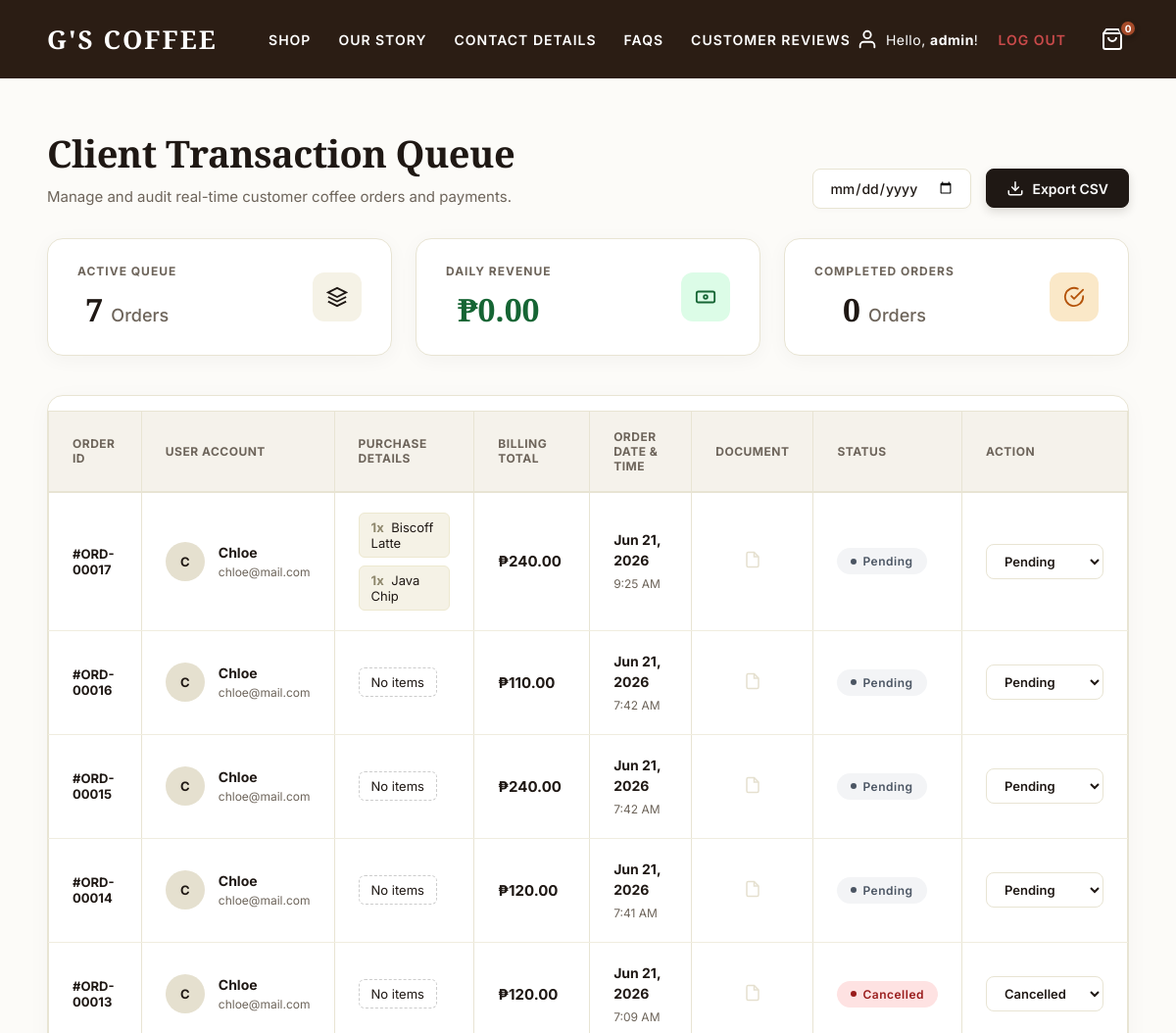
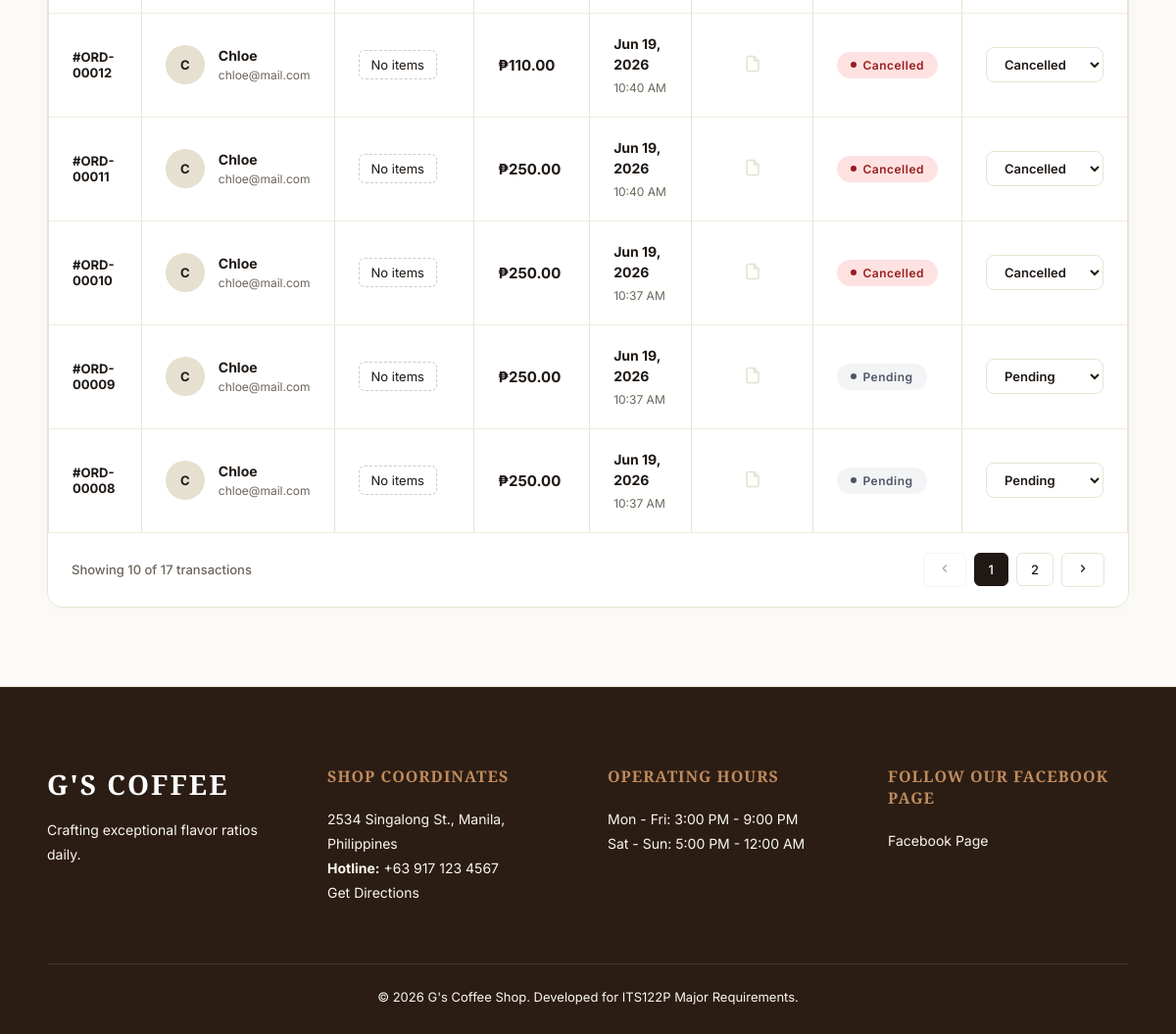
The page /admin.php (signed in) on the database its author committed (2 pictures, top to bottom).
### tables this page shows
CREATE TABLE `orders` (
  `id` int(11) NOT NULL,
  `user_id` int(11) NOT NULL,
  `order_date` timestamp NOT NULL DEFAULT current_timestamp(),
  `total_price` decimal(10,2) NOT NULL,
  `payment_method` varchar(50) NOT NULL,
  `pickup_type` varchar(50) NOT NULL DEFAULT 'Store Pickup',
  `receipt_file` varchar(255) DEFAULT NULL,
  `status` enum('Pending','Approved','Preparing','Completed','Cancelled') DEFAULT 'Pending'
);

CREATE TABLE `users` (
  `id` int(11) NOT NULL,
  `username` varchar(50) NOT NULL,
  `email` varchar(100) NOT NULL,
  `password` varchar(255) NOT NULL,
  `role` enum('user','admin') DEFAULT 'user',
  `created_at` timestamp NOT NULL DEFAULT current_timestamp(),
  `address` varchar(255) DEFAULT NULL,
  `phone_number` varchar(20) DEFAULT NULL
);

CREATE TABLE `order_items` (
  `id` int(11) NOT NULL,
  `order_id` int(11) DEFAULT NULL,
  `product_name` varchar(255) DEFAULT NULL,
  `size` varchar(50) DEFAULT NULL,
  `ice` varchar(50) DEFAULT NULL,
  `sugar` varchar(50) DEFAULT NULL,
  `quantity` int(11) DEFAULT NULL,
  `price` decimal(10,2) DEFAULT NULL
);

### admin.php (the view, shortened to what this page needs)
<?php
$filter_date = isset($_GET['filter_date']) ? $_GET['filter_date'] : '';
$whereClause = "";
include 'header.php';
$limit = 10;
$page = isset($_GET['page']) && is_numeric($_GET['page']) ? (int)$_GET['page'] : 1;
$offset = ($page - 1) * $limit;
$countQuery = "SELECT COUNT(*) as total FROM orders o" . $whereClause;
$totalResult = $conn->query($countQuery);
$total_rows = $totalResult->fetch_assoc()['total'];
$total_pages = ceil($total_rows / $limit);
$orderQuery = "SELECT o.*, u.username FROM orders o JOIN users u ON o.user_id = u.id
               $whereClause
               ORDER BY o.order_date DESC
               LIMIT $limit OFFSET $offset";
$ordersList = $conn->query($orderQuery);
$statsQuery = $conn->query("SELECT
    COUNT(*) as total_orders,
    SUM(CASE WHEN status NOT IN ('Completed', 'Cancelled') THEN 1 ELSE 0 END) as active_queue,
    SUM(CASE WHEN status = 'Completed' THEN total_price ELSE 0 END) as daily_revenue,
    SUM(CASE WHEN status = 'Completed' THEN 1 ELSE 0 END) as completed_count
    FROM orders o $whereClause");
$stats = $statsQuery->fetch_assoc();
function getInitials($name) {
    $words = explode(" ", trim($name));
    $initials = "";
    foreach ($words as $w) {
        if(!empty($w)) $initials .= strtoupper($w[0]);
    }
    return substr($initials, 0, 2);
}
?>
<div class="admin-wrapper">
    <div class="admin-header-flex">
        <div>
            <h1 class="admin-title">Client Transaction Queue</h1>
            <p class="admin-subtitle">Manage and audit real-time customer coffee orders and payments.</p>
        </div>
        <div class="action-buttons">
            <form method="GET" id="filterForm" style="margin: 0; display: flex; align-items: center; gap: 10px;">
                <input type="date" name="filter_date" value="<?php echo htmlspecialchars($filter_date); ?>" onchange="this.form.submit()" class="date-filter-input">
            </form>
            <a href="?export_csv=1&filter_date=<?php echo urlencode($filter_date); ?>" class="top-btn">
                <svg width="18" height="18" viewBox="0 0 24 24" fill="none" stroke="currentColor" stroke-width="2"><path d="M21 15v4a2 2 0 0 1-2 2H5a2 2 0 0 1-2-2v-4"></path><polyline points="7 10 12 15 17 10"></polyline><line x1="12" y1="15" x2="12" y2="3"></line></svg>
                Export CSV
            </a>
        </div>
    </div>
    <div class="stats-grid">
        <div class="stat-card">
            <div>
                <small>Active Queue</small>
                <h2><?php echo $stats['active_queue'] ?: 0; ?> <span style="font-size:18px; font-family: 'Inter', sans-serif; font-weight: 500; color: var(--text-muted);">Orders</span></h2>
            </div>
            <div class="stat-icon" style="background: #f5f2e6;">
                <svg width="22" height="22" viewBox="0 0 24 24" fill="none" stroke="var(--text-dark)" stroke-width="2"><polygon points="12 2 2 7 12 12 22 7 12 2"></polygon><polyline points="2 17 12 22 22 17"></polyline><polyline points="2 12 12 17 22 12"></polyline></svg>
            </div>
        </div>
        <div class="stat-card">
            <div>
                <small>Daily Revenue</small>
                <h2 style="color: #166534;">₱<?php echo number_format($stats['daily_revenue'] ?: 0, 2); ?></h2>
            </div>
            <div class="stat-icon" style="background: #dcfce7;">
                <svg width="22" height="22" viewBox="0 0 24 24" fill="none" stroke="#166534" stroke-width="2"><rect x="2" y="6" width="20" height="12" rx="2"></rect><circle cx="12" cy="12" r="2"></circle><path d="M6 12h.01M18 12h.01"></path></svg>
            </div>
        </div>
        <div class="stat-card">
            <div>
                <small>Completed Orders</small>
                <h2><?php echo $stats['completed_count'] ?: 0; ?> <span style="font-size:18px; font-family: 'Inter', sans-serif; font-weight: 500; color: var(--text-muted);">Orders</span></h2>
            </div>
            <div class="stat-icon" style="background: #fae8c8;">
                <svg width="22" height="22" viewBox="0 0 24 24" fill="none" stroke="#b45309" stroke-width="2" stroke-linecap="round" stroke-linejoin="round"><path d="M22 11.08V12a10 10 0 1 1-5.93-9.14"></path><polyline points="22 4 12 14.01 9 11.01"></polyline></svg>
            </div>
        </div>
    </div>
    <div class="table-container">
        <div style="overflow-x: auto;">
            <table class="admin-data-table">
                <thead>
                    <tr>
                        <th>Order ID</th>
                        <th>User Account</th>
                        <th>Purchase Details</th>
                        <th>Billing Total</th>
                        <th>Order Date & Time</th>
                        <th>Document</th>
                        <th>Status</th>
                        <th>Action</th>
                    </tr>
                </thead>
                <tbody>
                    <?php if ($ordersList->num_rows === 0): ?>
                        <tr>
                            <td colspan="8" style="text-align: center; padding: 60px 20px;">
                                <div style="display: flex; flex-direction: column; align-items: center; gap: 15px;">
                                    <svg width="48" height="48" viewBox="0 0 24 24" fill="none" stroke="#d1cbb8" stroke-width="1.5"><rect x="3" y="3" width="18" height="18" rx="2" ry="2"></rect><line x1="9" y1="3" x2="9" y2="21"></line></svg>
                                    <span style="color: var(--text-muted); font-size: 15px; font-weight: 500;">No transactions found for this view.</span>
                                </div>
                            </td>
                        </tr>
                    <?php else: ?>
                        <?php while ($ord = $ordersList->fetch_assoc()): ?>
                            <tr>
                                <td style="font-weight: 700; color: var(--text-dark); font-family: 'Inter', monospace; font-size: 13px;">
                                    #ORD-<br><?php echo str_pad($ord['id'], 5, '0', STR_PAD_LEFT); ?>
                                </td>
                                <td>
                                    <div class="user-cell">
                                        <div class="avatar"><?php echo getInitials($ord['username']); ?></div>
                                        <div class="user-info">
                                            <strong><?php echo htmlspecialchars($ord['username']); ?></strong>
                                            <span><?php echo strtolower(str_replace(' ', '.', $ord['username'])) . '@mail.com'; ?></span>
                                        </div>
                                    </div>
                                </td>
                                <td>
                                    <div class="items-container">
                                        <?php
                                        $itStmt = $conn->prepare("SELECT quantity, product_name FROM order_items WHERE order_id = ?");
                                        $itStmt->bind_param("i", $ord['id']);
                                        $itStmt->execute();
                                        $itRes = $itStmt->get_result();
                                        if ($itRes->num_rows > 0) {
                                            while ($it = $itRes->fetch_assoc()) {
                                                echo "<span class='item-badge'><strong>{$it['quantity']}x</strong> {$it['product_name']}</span>";
                                            }
                                        } else {
                                            echo "<span class='item-badge' style='background: transparent; border: 1px dashed #ccc;'>No items</span>";
                                        }
                                        ?>
                                    </div>
                                </td>
                                <td style="font-weight: 700; font-size: 15px;">₱<?php echo number_format($ord['total_price'], 2); ?></td>
                                <td class="order-time-cell">
                                    <strong><?php echo date('M d, Y', strtotime($ord['order_date'])); ?></strong>
                                    <span><?php echo date('g:i A', strtotime($ord['order_date'])); ?></span>
                                </td>
                                <td style="text-align: center;">
                                    <?php if ($ord['payment_method'] === 'Online' && !empty($ord['receipt_file'])): ?>
                                        <a href="uploads/<?php echo htmlspecialchars($ord['receipt_file']); ?>" target="_blank" title="View Document" style="display: inline-block; padding: 8px; border-radius: 6px; background: #fef9f3; border: 1px solid #f5eadd; transition: transform 0.2s;">
                                            <svg width="18" height="18" viewBox="0 0 24 24" fill="none" stroke="#d97706" stroke-width="2"><path d="M14 2H6a2 2 0 0 0-2 2v16a2 2 0 0 0 2 2h12a2 2 0 0 0 2-2V8z"></path><polyline points="14 2 14 8 20 8"></polyline><line x1="16" y1="13" x2="8" y2="13"></line><line x1="16" y1="17" x2="8" y2="17"></line><polyline points="10 9 9 9 8 9"></polyline></svg>
                                        </a>
                                    <?php else: ?>
                                        <svg width="18" height="18" viewBox="0 0 24 24" fill="none" stroke="#e5e0cf" stroke-width="2"><path d="M14 2H6a2 2 0 0 0-2 2v16a2 2 0 0 0 2 2h12a2 2 0 0 0 2-2V8z"></path><polyline points="14 2 14 8 20 8"></polyline></svg>
                                    <?php endif; ?>
                                </td>
                                <td>
                                    <?php $statusClass = "status-" . strtolower($ord['status']); ?>
                                    <span class="status-pill <?php echo $statusClass; ?>">
                                        <span class="status-dot"></span>
                                        <?php echo $ord['status']; ?>
                                    </span>
                                </td>
                                <td>
                                    <form method="POST" action="admin.php" style="margin: 0;">
                                        <select name="status" class="action-select" onchange="this.form.submit()">
                                            <option value="Pending" <?php echo $ord['status'] === 'Pending' ? 'selected' : ''; ?>>Pending</option>
                                            <option value="Cancelled" <?php echo $ord['status'] === 'Cancelled' ? 'selected' : ''; ?>>Cancelled</option>
                                        </select>
                                    </form>
                                </td>
                            </tr>
                        <?php endwhile; ?>
                    <?php endif; ?>
                </tbody>
            </table>
        </div>
        <div class="pagination-footer">
            <span style="font-size: 13px; font-weight: 500; color: var(--text-muted);">
                Showing <?php echo $ordersList->num_rows; ?> of <?php echo $total_rows; ?> transactions
            </span>
            <?php if ($total_pages > 1): ?>
            <div class="page-controls">
                <?php if ($page > 1): ?>
                    <a href="?page=<?php echo $page - 1; ?>&filter_date=<?php echo urlencode($filter_date); ?>" class="page-btn"><svg width="14" height="14" viewBox="0 0 24 24" fill="none" stroke="currentColor" stroke-width="2"><polyline points="15 18 9 12 15 6"></polyline></svg></a>
                <?php else: ?>
                    <span class="page-btn" style="opacity: 0.4; cursor: not-allowed;"><svg width="14" height="14" viewBox="0 0 24 24" fill="none" stroke="currentColor" stroke-width="2"><polyline points="15 18 9 12 15 6"></polyline></svg></span>
                <?php endif; ?>
                <?php for ($i = 1; $i <= $total_pages; $i++): ?>
                    <a href="?page=<?php echo $i; ?>&filter_date=<?php echo urlencode($filter_date); ?>" class="page-btn <?php echo $page == $i ? 'active' : ''; ?>"><?php echo $i; ?></a>
                <?php endfor; ?>
                <?php if ($page < $total_pages): ?>
                    <a href="?page=<?php echo $page + 1; ?>&filter_date=<?php echo urlencode($filter_date); ?>" class="page-btn"><svg width="14" height="14" viewBox="0 0 24 24" fill="none" stroke="currentColor" stroke-width="2"><polyline points="9 18 15 12 9 6"></polyline></svg></a>
                <?php else: ?>
                    <span class="page-btn" style="opacity: 0.4; cursor: not-allowed;"><svg width="14" height="14" viewBox="0 0 24 24" fill="none" stroke="currentColor" stroke-width="2"><polyline points="9 18 15 12 9 6"></polyline></svg></span>
                <?php endif; ?>
            </div>
            <?php endif; ?>
        </div>
    </div>
</div>
<?php include 'footer.php'; ?>

### style.css (style rules this page uses)
:root { --bg-warm-creme: #F5F2EB; --accent-yellow-beige: #fbf1d5; --dark-charcoal: #2B1D14; --muted-gray: #70655F; --clean-white: #ffffff; --border-color: #E2DDD5; --crema-gold: #c08b5c; --bg-latte: #E8DCC8; --off-white-cream: #FCFAFA; --color-coffee: #f3ebe1; --color-non-coffee: #eaf2eb; --color-soda: #e6f0fa; --color-frappe: #f5eaf0; }
* { margin: 0; padding: 0; box-sizing: border-box; font-family: 'Inter', -apple-system, BlinkMacSystemFont, "Segoe UI", Roboto, sans-serif; }
body { background-color: var(--bg-warm-creme); color: var(--dark-charcoal); overflow-x: hidden; }
h1, h2, h3, .brand-logo, .marquee-title, .pickup-style-heading { font-family: 'Playfair Display', Georgia, serif; }
.admin-data-table { width: 100%; border-collapse: collapse; margin-top: 15px; font-size: 14px; }
.admin-data-table th, .admin-data-table td { border: 1px solid var(--border-color); padding: 12px 16px; text-align: left; }
.admin-data-table th { background-color: var(--bg-warm-creme); font-weight: 600; color: var(--dark-charcoal); }
.stat-card { background:#fff; padding:40px; border-radius:20px; text-align:center; box-shadow:0 8px 20px rgba(0,0,0,.08); }
.stat-card { background:white; padding:45px; border-radius:28px; text-align:center; box-shadow: 0 15px 35px rgba(0,0,0,.05); }
.stat-card h2 { font-size:40px; font-family:'Playfair Display',serif; color:#2B1D14; }

### rows shown on the page
orders: id "00017", user.username "C", user.username "Chloe", user.username "chloe", total_price "240.00", order_date "Jun 21, 2026", order_date "9:25 AM", payment_method "COD" (drawn), status "Pending"
order_items: quantity "1", product_name "Biscoff Latte"
order_items: quantity "1", product_name "Java Chip"
orders: id "00016", user.username "C", user.username "Chloe", user.username "chloe", shows "No items", total_price "110.00", order_date "Jun 21, 2026", order_date "7:42 AM", payment_method "COD" (drawn), status "Pending"
orders: id "00015", user.username "C", user.username "Chloe", user.username "chloe", shows "No items", total_price "240.00", order_date "Jun 21, 2026", order_date "7:42 AM", payment_method "COD" (drawn), status "Pending"
orders: id "00014", user.username "C", user.username "Chloe", user.username "chloe", shows "No items", total_price "120.00", order_date "Jun 21, 2026", order_date "7:41 AM", payment_method "COD" (drawn), status "Pending"
orders: id "00013", user.username "C", user.username "Chloe", user.username "chloe", shows "No items", total_price "120.00", order_date "Jun 21, 2026", order_date "7:09 AM", payment_method "COD" (drawn), status "Cancelled"
orders: id "00012", user.username "C", user.username "Chloe", user.username "chloe", shows "No items", total_price "110.00", order_date "Jun 19, 2026", order_date "10:40 AM", payment_method "COD" (drawn), status "Cancelled"
orders: id "00011", user.username "C", user.username "Chloe", user.username "chloe", shows "No items", total_price "250.00", order_date "Jun 19, 2026", order_date "10:40 AM", payment_method "COD" (drawn), status "Cancelled"
orders: id "00010", user.username "C", user.username "Chloe", user.username "chloe", shows "No items", total_price "250.00", order_date "Jun 19, 2026", order_date "10:37 AM", payment_method "COD" (drawn), status "Cancelled"
orders: id "00009", user.username "C", user.username "Chloe", user.username "chloe", shows "No items", total_price "250.00", order_date "Jun 19, 2026", order_date "10:37 AM", payment_method "COD" (drawn), status "Pending"
orders: id "00008", user.username "C", user.username "Chloe", user.username "chloe", shows "No items", total_price "250.00", order_date "Jun 19, 2026", order_date "10:37 AM", payment_method "COD" (drawn), status "Pending"

### other values the page prints
$_SESSION['username'] "admin"
$totalQty "0"
$stats['active_queue'] ?: 0 "7"
$stats['daily_revenue'] ?: 0 "0.00"
$stats['completed_count'] ?: 0 "0"
$ordersList->num_rows "10"
$total_rows "17"
